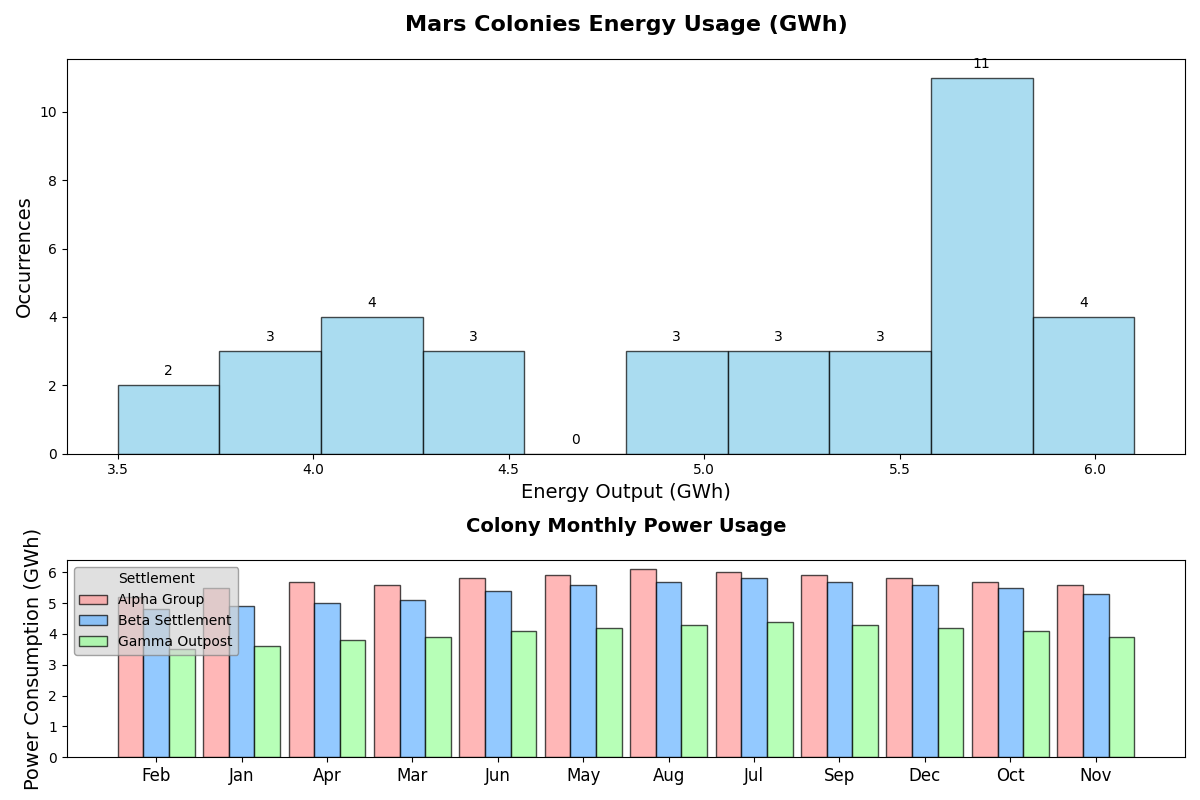

The script that drew this image:
import matplotlib.pyplot as plt
import numpy as np

# Monthly energy consumption (in GWh) for each colony over a year
months = ['Feb', 'Jan', 'Apr', 'Mar', 'Jun', 'May', 'Aug', 'Jul', 'Sep', 'Dec', 'Oct', 'Nov']
colony_alpha = [5.2, 5.5, 5.7, 5.6, 5.8, 5.9, 6.1, 6.0, 5.9, 5.8, 5.7, 5.6]
colony_beta = [4.8, 4.9, 5.0, 5.1, 5.4, 5.6, 5.7, 5.8, 5.7, 5.6, 5.5, 5.3]
colony_gamma = [3.5, 3.6, 3.8, 3.9, 4.1, 4.2, 4.3, 4.4, 4.3, 4.2, 4.1, 3.9]

fig, axs = plt.subplots(2, 1, figsize=(12, 8), gridspec_kw={'height_ratios': [2, 1]})

ax1 = axs[0]
data = list(colony_alpha + colony_beta + colony_gamma)
n, bins, patches = ax1.hist(data, bins=10, edgecolor='black', color='skyblue', alpha=0.7)
ax1.set_title('Mars Colonies Energy Usage (GWh)', fontsize=16, fontweight='bold', pad=20)
ax1.set_xlabel('Energy Output (GWh)', fontsize=14)
ax1.set_ylabel('Occurrences', fontsize=14)

for count, rect in zip(n, patches):
    height = rect.get_height()
    ax1.annotate(f'{int(count)}', xy=(rect.get_x() + rect.get_width() / 2, height),
                 xytext=(0, 5), textcoords='offset points', ha='center', va='bottom', fontsize=10)

ax2 = axs[1]
width = 0.3
months_indices = np.arange(len(months))

ax2.bar(months_indices - width, colony_alpha, width, label='Alpha Group', edgecolor='black', color='#FF9999', alpha=0.7)
ax2.bar(months_indices, colony_beta, width, label='Beta Settlement', edgecolor='black', color='#66B3FF', alpha=0.7)
ax2.bar(months_indices + width, colony_gamma, width, label='Gamma Outpost', edgecolor='black', color='#99FF99', alpha=0.7)

ax2.set_title('Colony Monthly Power Usage', fontsize=14, fontweight='bold', pad=20)
ax2.set_xticks(months_indices)
ax2.set_xticklabels(months, fontsize=12)
ax2.set_ylabel('Power Consumption (GWh)', fontsize=14)
ax2.legend(title='Settlement', loc='upper left', fontsize=10, edgecolor='gray', facecolor='lightgrey', framealpha=0.7)

plt.tight_layout()
plt.show()
